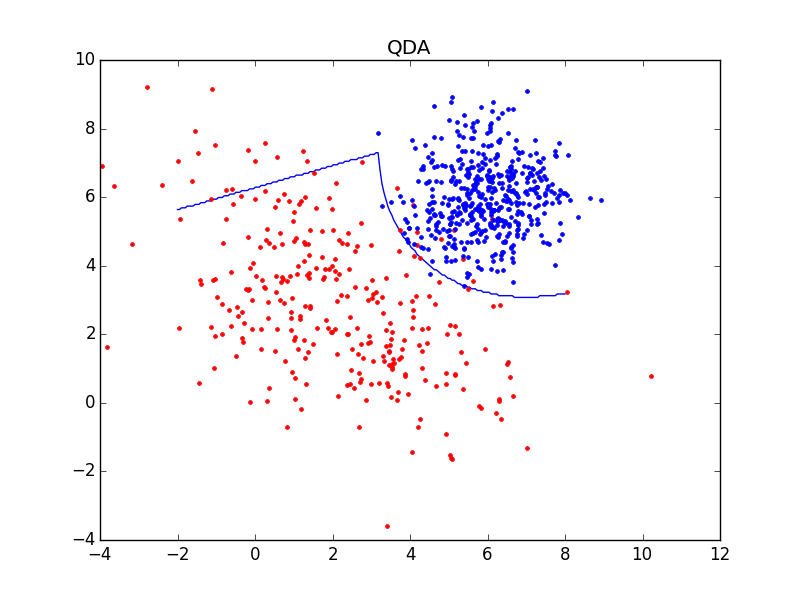

The script that drew this image:
import matplotlib.pyplot as plt
import numpy as np
from matplotlib import cm

clase1=[]
clase2=[]
ptos=[]
plot=[]
with open("datos_clasificacion.dat") as f:
    for i in f:
        a=i.split(" ")
        b=a[0].split("\t")
        ptos.append([float(b[0]),float(b[1])])
        plot.append([float(b[0]),float(b[1]),float(a[1])])        
        if float(a[1])==1:
            clase1.append([float((b[0])),float((b[1]))])
        if float(a[1])==2:
            clase2.append([float((b[0])),float((b[1]))])
            
ptos=np.transpose(ptos)
clase1=np.transpose(clase1)
clase2=np.transpose(clase2)
C1=np.cov(clase1)
C2=np.cov(clase2)
u1=[]
u2=[]
u1.append(sum(clase1[0])/300.0)
u1.append(sum(clase1[1])/300.0)
u2.append(sum(clase2[0])/500.0)
u2.append(sum(clase2[1])/500.0)
u1=np.matrix(u1)
u2=np.matrix(u2)

n1=300.0
n2=500.0
p1=n1/(n1+n2)
p2=n2/(n1+n2)

C1inv=np.linalg.inv(C1)
C2inv=np.linalg.inv(C2)

def func(x,u,Cinv,p):
    xu=-0.5*(x-u)
    xuC=np.dot(xu,Cinv)
    xuCxu=np.dot(xuC,np.transpose(x-u))
    lnC=-0.5*np.log(np.linalg.det(np.linalg.inv(Cinv)))
    z=xuCxu+lnC
    return z
    
    
#Aqui vemos que tantos tipo 1 quedan clasificados como tipo 1    
    
"""    
x=[]
y=[]
Z1=[]
Z2=[]
for coord in plot:
    x.append(coord[0])
    y.append(coord[1])
    
for i in range(0,len(x)):
    xx=[x[i],y[i]]
    Z1.append(func(xx,u1,C1inv,p1))
    Z2.append(func(xx,u2,C2inv,p2))

contador=0
for i in range(0,len(Z1)):
    if Z2[i]>Z1[i]:
        contador+=1
        print contador
        
"""    



##Aqui se calcula la curva de decision
"""
En pocas palabras, lo que se hizo para trazar fue encontrar para cada
columna de una grilla que representa el plano el punto donde las probabilidades
de pertenecer al grupo 1 o 2 se hacian practicamente iguales y por lo tanto
su diferencia se volvia cero.    
De este modo se puede formar una curva de separacion
"""    

f1=[]
f2=[]
for i in plot:    
    x=[i[0],i[1]]
    f1.append(func(x,u1,C1inv,p1))
    f2.append(func(x,u2,C2inv,p2))   
    
x=np.linspace(-2,8,200)
y=np.linspace(-2,8,200)

pto=[]
cercano=[]
for i in range(0,len(x)):
    a=[]
    coord=[]
    f=[]
    for j in range(0,len(x)):
        xx=[x[i],y[j]]
        f.append([func(xx,u1,C1inv,p1),func(xx,u2,C2inv,p2),xx])
    
    for elemento in f:
        a.append(np.abs(float(elemento[0])-float(elemento[1])))
        coord.append(elemento[2])
        
    m=min(a)
    for i in range(0,len(a)):
        if a[i]==m:
            cercano.append([m,coord[i]])
    
print(cercano)
        

print(cercano[0])
losx=[]
losy=[]
for coords in cercano:
    cor=coords[1]
    losx.append(cor[0])
    losy.append(cor[1])



plt.plot(losx,losy)
for dato in plot:
    if dato[2]==1:
        plt.plot(dato[0],dato[1],".",color='red')
    elif dato[2]==2:
        plt.plot(dato[0],dato[1],".",color='blue')
  
plt.title("QDA")
plt.show()

    
    
    
    
    
